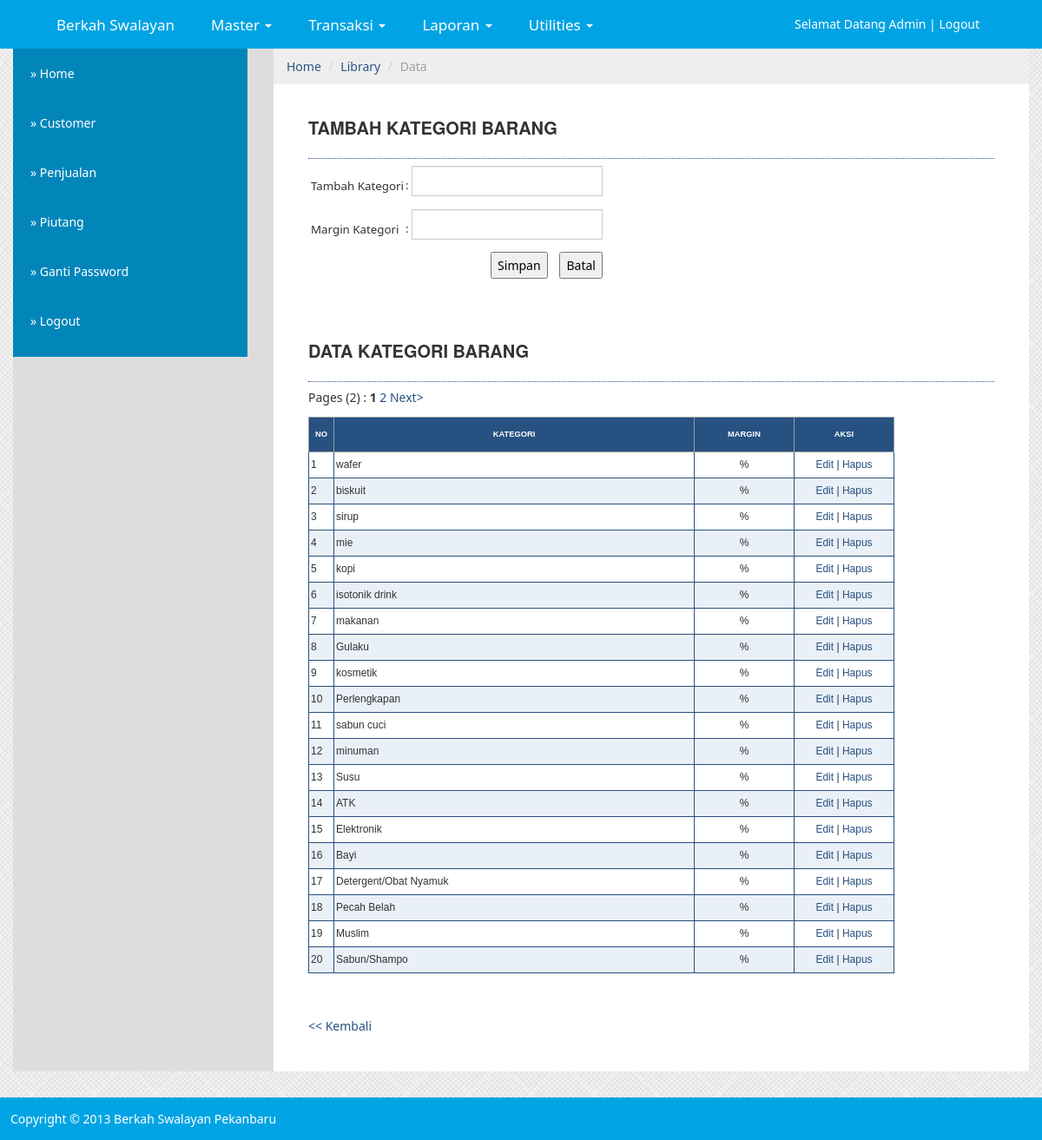
/sistem/media.php?module=kategori_barang (signed in), run on the app's committed database.
### tables this page shows
CREATE TABLE IF NOT EXISTS `modul` (
  `idModul` int(3) NOT NULL,
  `namaModul` varchar(50) DEFAULT NULL,
  `link` varchar(50) DEFAULT NULL,
  `publish` enum('Y','N') DEFAULT NULL,
  `idLevelUser` int(2) DEFAULT NULL,
  `urutan` int(3) DEFAULT NULL,
  `last_update` date DEFAULT NULL,
  PRIMARY KEY  (`idModul`)
);

CREATE TABLE IF NOT EXISTS `kategori_barang` (
  `idKategoriBarang` int(5) NOT NULL auto_increment,
  `namaKategoriBarang` varchar(30) DEFAULT NULL,
  PRIMARY KEY  (`idKategoriBarang`)
);

### sistem/modul/mod_kategori_barang.php (the view, shortened to what this page needs)
<?php
switch($_GET[act]){
    default:
        echo "<h2>Tambah Kategori Barang</h2>
              <form method=POST action='./aksi.php?module=kategori_barang&act=input'>
              <table>
                <tr><td>Tambah Kategori</td><td> : <input type=text name='namaKategoriBarang' size=30></td></tr>
				<tr><td>Margin Kategori</td><td> : <input type=number name='marginKategoriBarang' step=any></td></tr>
                <tr><td colspan=2 align=right><input type=submit value='Simpan'>&nbsp;&nbsp;&nbsp;
                                <input type=reset value='Batal'></td></tr>
              </table>
               </form>
              <br/>";
			$dataPerPage = 20;
			if(isset($_GET['page']))
			{
				$noPage = $_GET['page'];
			}
			else $noPage = 1;
			$offset = ($noPage - 1) * $dataPerPage;
			$sql='SELECT COUNT(*) as jumData FROM kategori_barang';
			$result  = mysql_query($sql);
			$data     = mysql_fetch_assoc($result);
			$jumData = $data['jumData'];
			if(!isset($_GET['act']) && !isset($_GET['id'])){
				$sql="SELECT * from kategori_barang LIMIT ".$offset.", ".$dataPerPage."";
				$tampil=mysql_query($sql);
				$cek=mysql_num_rows($tampil);
				$no=1;
				?>
				<h2>Data Kategori Barang</h2>
              <table class=tableku>
              <tr><th>no</th><th width=400px>Kategori</th><th width=100px>margin</th><th width=100>aksi</th></tr>
				<?php
				if($cek==0)
				{
					echo "<tr><td colspan=6 class='data'>No data found in database</td></tr>";
				}
				else
				{
					while ($r=mysql_fetch_array($tampil)){
						if(($no % 2) == 0){
							$warna = "#EAF0F7";
						}
						else{
							$warna = "#FFFFFF";
						}
						echo "<tr bgcolor=$warna>";
					   echo "<td class=td>$no</td>
							 <td class=td>$r[namaKategoriBarang]</td>
							 <td class=td align=center>$r[margin] %</td>
							 <td class=td align=center><a href=?module=kategori_barang&act=editkategori&id=$r[idKategoriBarang]>Edit</a> |
									   <a href=./aksi.php?module=kategori_barang&act=hapus&id=$r[idKategoriBarang]>Hapus</a>
							 </td></tr>";
					  $no++;
					}
				}
				$jumPage = ceil($jumData/$dataPerPage);
				echo "<div id='paging'>";
				echo "Pages (".$jumPage.") : ";
				for($page = 1; $page <= $jumPage; $page++)
				{
					if ((($page >= $noPage - 3) && ($page <= $noPage + 3)) || ($page == 1) || ($page == $jumPage))
					{
						if ($page == $noPage)
							echo " <b>".$page."</b> ";
						else
							echo " <a class='page' href='?module=kategori_barang&page=".$page."'>".$page."</a> ";
					}
				}
				if ($noPage < $jumPage) echo "<a class='page' href='?module=kategori_barang&page=".($noPage+1)."'>Next&gt;</a>";
				echo "</div>
				</table>
				<p>&nbsp;</p>
                <a href=javascript:history.go(-1)><< Kembali</a>";
			}
        break;
}
?>

### sistem/media.php (shortened to what this page needs)
<?php
if (empty($_SESSION[namauser]) AND empty($_SESSION[passuser])){
  echo "<link href='../config/adminstyle.css' rel='stylesheet' type='text/css'>
 <center>Untuk mengakses modul, Anda harus login <br>";
  echo "<a href=index.php><b>LOGIN</b></a></center>";
}
else{
?><!DOCTYPE html PUBLIC "-//W3C//DTD XHTML 1.0 Transitional//EN" "http://www.w3.org/TR/xhtml1/DTD/xhtml1-transitional.dtd">
<html xmlns="http://www.w3.org/1999/xhtml">
<head>
<link href="../config/adminstyle.css" rel="stylesheet" type="text/css" />
<link href="../config/metro-bootstrap.css" rel="stylesheet" type="text/css" />
<link href="../config/style.css" rel="stylesheet" type="text/css" />
</head>
<body>
<div class="header">
    <div class="container">
      <div class="subnav span8">
          <ul class="nav nav-pills">
            <li><a class="brand" href="index.php">Berkah Swalayan</a></li>
            <li class="dropdown">
              <a class="dropdown-toggle" data-toggle="dropdown" href="#">Master <b class="caret"></b></a>
            </li>
            <li class="dropdown">
              <a class="dropdown-toggle" data-toggle="dropdown" href="#">Transaksi <b class="caret"></b></a>
            </li>
            <li class="dropdown">
              <a class="dropdown-toggle" data-toggle="dropdown" href="#">Laporan <b class="caret"></b></a>
            </li>
            <li class="dropdown">
              <a class="dropdown-toggle" data-toggle="dropdown" href="#">Utilities <b class="caret"></b></a>
            </li>
          </ul>
      </div>
      <div class="span3 kanan panel-user">
        Selamat Datang Admin | <a href="logout.php">Logout</a>
      </div>
    </div>
  </div>
 <div class="container abu2">
    <div class="row">
      <div class="span3 sidebar">
        <ul class="nav nav-pills nav-stacked">
          <li><a href=?module=home>&#187; Home</a></li>
          <?php include "menu.php"; ?>
          <li><a href=logout.php>&#187; Logout</a></li>
        </ul>
      </div>
      <div class="span9 content-kanan">
        <ul class="breadcrumb">
          <li><a href="#">Home</a> <span class="divider">/</span></li>
          <li><a href="#">Library</a> <span class="divider">/</span></li>
          <li class="active">Data</li>
        </ul>
        <div class="padding40">
    <?php include "content.php"; ?>
        </div>
      </div>
    </div>
  </div>
 <div class="footer">
    <div class="row">
      <div class="span12">Copyright &copy; 2013 Berkah Swalayan Pekanbaru</div>
    </div>
  </div>
</body>
</html>
<?php
}
?>

### sistem/menu.php (shortened to what this page needs)
<?php
include "modul/function.php";
if ($_SESSION[leveluser]=='admin'){
  $sql="select namaModul,link from modul WHERE idModul NOT IN (1, 2,3,5, 6,7,10, 11,12,13, 14,15,16) order by urutan  ";
}
elseif ($_SESSION[leveluser]=='gudang'){
  $sql="select * from modul m, leveluser lu where m.idLevelUser = lu.idLevelUser and levelUser='gudang' and publish='Y' order by urutan";
}
elseif ($_SESSION[leveluser]=='kasir'){
  $sql="select * from modul m, leveluser lu where m.idLevelUser = lu.idLevelUser and levelUser='kasir' and publish='Y' order by urutan";
}
else{
  $sql="select * from modul m, leveluser lu where m.idLevelUser = lu.idLevelUser and levelUser='semua' and publish='Y' order by urutan";
}
$hasil = mysql_query($sql);
while ($data=mysql_fetch_array($hasil)){
  	if($data['namaModul']=='Penjualan'){
		echo "<li><a href='modul/js_jual_barang.php?act=caricustomer' target='_new'>&#187; $data[namaModul]</a></li>";
	}else{
		echo "<li><a href='$data[link]'>&#187; $data[namaModul]</a></li>";
	}
}
$semua = mysql_query("select * from modul where idLevelUser = 1");
while ($dataSemua=mysql_fetch_array($semua)){
	if($dataSemua['namaModul']=='Penjualan'){
		echo "<li><a href='modul/js_jual_barang.php?act=caricustomer' target='_new' >&#187; Jual jual</a></li>";
	}else{
		echo "<li><a href='$dataSemua[link]'>&#187; $dataSemua[namaModul]</a></li>";
	}
}
?>

### sistem/content.php (shortened to what this page needs)
<?php
if ($_GET[module]=='home'){
  $kas = getKasAwal($_SESSION[iduser]);
  $uang = getUangKasir($_SESSION[iduser]);
  echo "<h2>Selamat Datang</h2>
          <p>Hai <b>$_SESSION[namauser]</b>, id Anda = <b>$_SESSION[iduser]</b>.
          Anda menjabat sebagai <b>$_SESSION[leveluser]</b>
          di sistem ini. Pergunakanlah dengan bijak jabatan Anda.</p>
          <p>Kas Awal Anda adalah : <b>Rp.$kas</b></p>
          <p>Uang Transaksi : <b>Rp.$uang</b></p>
          <p>&nbsp;</p>
	";
        $handle = false;
	if ($handle === false) {
	} else {
		echo "
		";
	}
  echo "          <p>&nbsp;</p>
          <p align=right>Waktu Login Saat ini: ";
  echo tgl_indo(date("Y m d"));
  echo " | ";
  echo date("H:i");
  echo "</p>";
}
elseif ($_GET[module]=='user'){
  include "modul/mod_user.php";
}
elseif ($_GET[module]=='modul'){
  include "modul/mod_modul.php";
}
elseif ($_GET[module]=='satuan_barang'){
  include "modul/mod_satuan_barang.php";
}
elseif ($_GET[module]=='kategori_barang'){
  include "modul/mod_kategori_barang.php";
}
elseif ($_GET[module]=='rak'){
  include "modul/mod_rak.php";
}
elseif ($_GET[module]=='barang'){
  include "modul/mod_barang.php";
}
elseif ($_GET[module]=='supplier'){
  include "modul/mod_supplier.php";
}
elseif ($_GET[module]=='customer'){
  include "modul/mod_customer.php";
}
elseif ($_GET[module]=='pembelian_barang'){
  include "modul/mod_beli_barang.php";
}
elseif ($_GET[module]=='penjualan_barang'){
  include "modul/mod_jual_barang.php";
}
elseif ($_GET[module]=='hutang'){
  include "modul/mod_hutang.php";
}
elseif ($_GET[module]=='piutang'){
  include "modul/mod_piutang.php";
}
elseif ($_GET[module]=='kasir'){
  include "modul/mod_kasir.php";
}
elseif ($_GET[module]=='laporan'){
  include "modul/mod_laporan.php";
}
elseif ($_GET[module]=='workstation'){
  include "modul/mod_manage_workstation.php";
}
elseif ($_GET[module]=='ganti_password'){
  include "modul/mod_user.php";
}
?>

### config/adminstyle.css (style rules this page uses)
body { font-family: Arial; }
a:link,a:visited { color:#265180; }
h2 { font: normal 120%; color: #265180; background-color: transparent; border-bottom: 1px dotted #265180; }
table { border-collapse: collapse; }
.tableku { font-family: Arial; font-size: 10pt; border-width: 1px; border-collapse: collapse; margin: 10px 0px; border: 1px solid #265180; padding: 2px; }
.td { border: 1px solid #265180; padding: 2px; font-size: 9pt; }
form { font-size: 10pt; padding: 2px; }
th { color: #FFFFFF; font-size: 7pt; text-transform: uppercase; text-align: center; padding: 0.75em; border-width: 1px; border-style: solid; border-color: #969BA5; border-collapse: collapse; background-color: #265180; }
input,textarea,select { font-family: Arial; font-size: 8pt; }

### config/style.css (style rules this page uses)
body { background: url(../image/pattern.png); }
.header { background: #00a4e4; }
.subnav { font-size: 17px; height: 56px; }
.nav > li > a { color: #FFF; padding: 20px; }
.nav > li > a.brand { background:#00a4e4; }
.nav .dropdown-toggle .caret { border-top-color: #fff; border-bottom-color: #fff; }
.abu2 { background: #DDD; }
.sidebar { background:#0286BA }
.content-kanan { background: #fff; }
.footer { background: #00a4e4; padding: 12px; width: 98.1%; color:#FFF; margin-top:30px; }
.kanan { float:right; }
.panel-user, .panel-user a { margin-top: 15px; color: #FFF }
.padding40 { padding: 40px; padding-top:0px; }
.kanan { float: right; }
h2 { text-transform: uppercase; font-size: 20px; font-weight: bold; }

### data on the page
modul: namaModul "Customer"
modul: namaModul "Penjualan"
modul: namaModul "Piutang"
modul: namaModul "Ganti Password"
kategori_barang: namaKategoriBarang "wafer"
kategori_barang: namaKategoriBarang "biskuit"
kategori_barang: namaKategoriBarang "sirup"
kategori_barang: namaKategoriBarang "mie"
kategori_barang: namaKategoriBarang "kopi"
kategori_barang: namaKategoriBarang "isotonik drink"
kategori_barang: namaKategoriBarang "makanan"
kategori_barang: namaKategoriBarang "Gulaku"
kategori_barang: namaKategoriBarang "kosmetik"
kategori_barang: namaKategoriBarang "Perlengkapan"
kategori_barang: namaKategoriBarang "sabun cuci"
kategori_barang: namaKategoriBarang "minuman"
kategori_barang: namaKategoriBarang "Susu"
kategori_barang: namaKategoriBarang "ATK"
kategori_barang: namaKategoriBarang "Elektronik"
kategori_barang: namaKategoriBarang "Bayi"
kategori_barang: namaKategoriBarang "Detergent/Obat Nyamuk"
kategori_barang: namaKategoriBarang "Pecah Belah"
kategori_barang: namaKategoriBarang "Muslim"
kategori_barang: namaKategoriBarang "Sabun/Shampo"

### other printed values
$jumPage "2"
